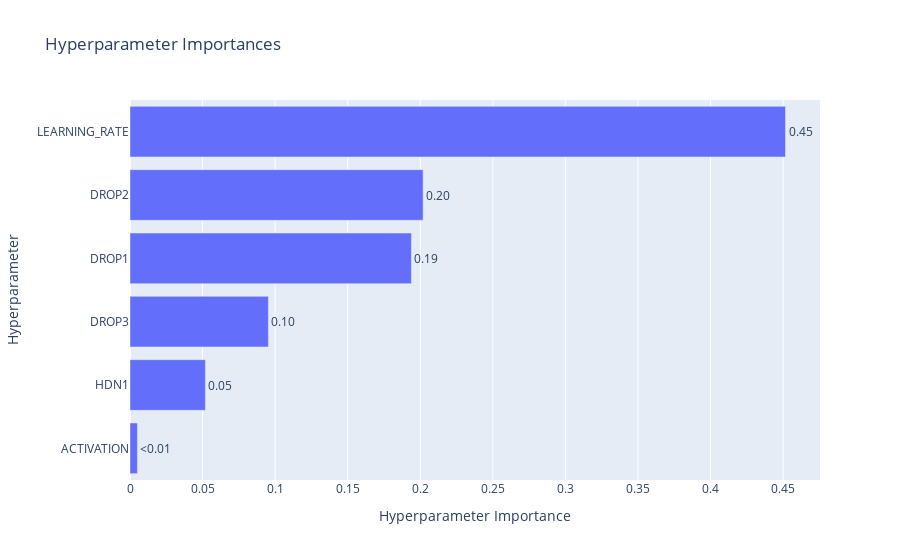

Here is the notebook cell this chart was saved with:
### Markdown cell above
> Plot hyperparameter importances.

### Code cell
optuna.visualization.plot_param_importances(study)

### Figure 1 — Plotly figure (JSON) as saved in the notebook; plotly's stock layout.template omitted (floating-point values rounded to 4 significant figures)
{"data": [{"cliponaxis": false, "hovertemplate": ["ACTIVATION (CategoricalDistribution): 0.005111183939433754<extra></extra>", "HDN1 (IntDistribution): 0.051982125173362606<extra></extra>", "DROP3 (FloatDistribution): 0.0953599622388126<extra></extra>", "DROP1 (FloatDistribution): 0.19389624829361837<extra></extra>", "DROP2 (FloatDistribution): 0.2019828359430904<extra></extra>", "LEARNING_RATE (FloatDistribution): 0.4516676444116823<extra></extra>"], "name": "Objective Value", "orientation": "h", "text": ["<0.01", "0.05", "0.10", "0.19", "0.20", "0.45"], "textposition": "outside", "type": "bar", "x": [0.005111, 0.05198, 0.09536, 0.1939, 0.202, 0.4517], "y": ["ACTIVATION", "HDN1", "DROP3", "DROP1", "DROP2", "LEARNING_RATE"]}], "layout": {"title": {"text": "Hyperparameter Importances"}, "xaxis": {"title": {"text": "Hyperparameter Importance"}}, "yaxis": {"title": {"text": "Hyperparameter"}}}}
